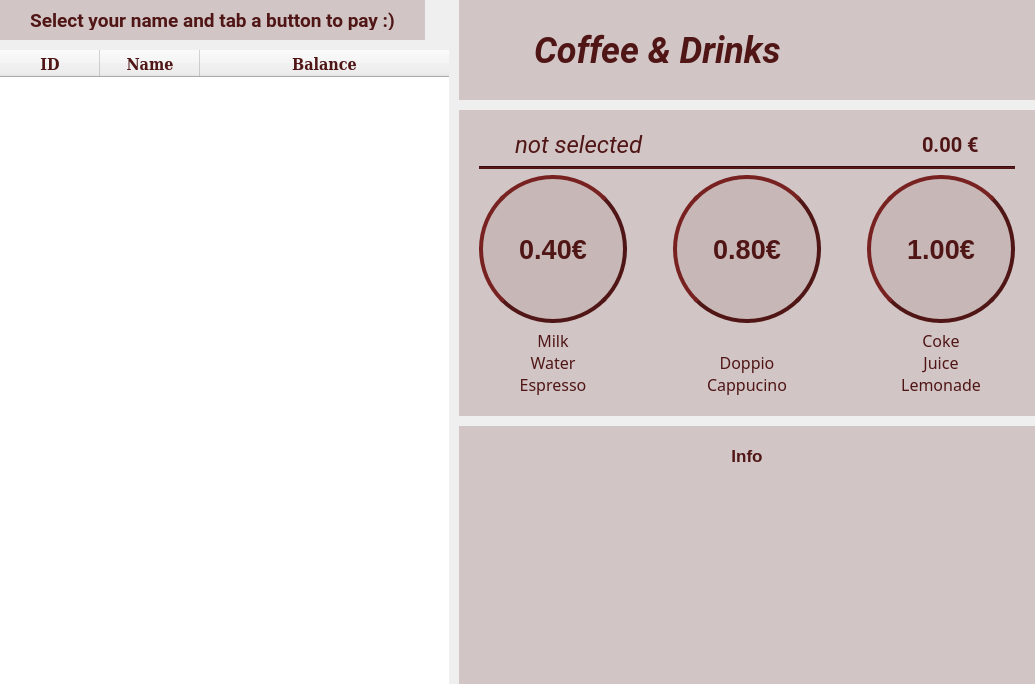
         <widget class="QWidget" name="home_page">
          <layout class="QGridLayout" name="gridLayout_2" rowstretch="0,0,0,0,0" columnstretch="0,0,0">
           <property name="leftMargin">
            <number>0</number>
           </property>
           <property name="topMargin">
            <number>0</number>
           </property>
           <property name="rightMargin">
            <number>0</number>
           </property>
           <property name="bottomMargin">
            <number>0</number>
           </property>
           <property name="spacing">
            <number>10</number>
           </property>
           <item row="0" column="0" rowspan="5">
            <layout class="QVBoxLayout" name="verticalLayout_13">
             <item>
              <layout class="QHBoxLayout" name="horizontalLayout_4">
               <property name="rightMargin">
                <number>24</number>
               </property>
               <item>
                <widget class="QLabel" name="label_7">
                 <property name="minimumSize">
                  <size>
                   <width>0</width>
                   <height>0</height>
                  </size>
                 </property>
                 <property name="maximumSize">
                  <size>
                   <width>16777215</width>
                   <height>40</height>
                  </size>
                 </property>
                 <property name="font">
                  <font>
                   <family>Roboto</family>
                   <pointsize>14</pointsize>
                   <bold>true</bold>
                  </font>
                 </property>
                 <property name="styleSheet">
                  <string notr="true">/*background-color: #6c9a8d;*/
background-color: rgba(200, 183, 183, 190);
/*color: #3f666d;*/
color: rgb(80, 22, 22);
padding: 10px 30px;</string>
                 </property>
                 <property name="text">
                  <string>Select your name and tab a button to pay :)</string>
                 </property>
                 <property name="alignment">
                  <set>Qt::AlignmentFlag::AlignCenter</set>
                 </property>
                </widget>
               </item>
              </layout>
             </item>
             <item>
              <widget class="QTableWidget" name="user_table">
               <property name="minimumSize">
                <size>
                 <width>400</width>
                 <height>50</height>
                </size>
               </property>
               <property name="font">
                <font>
                 <family>DejaVu Serif Condensed</family>
                 <pointsize>15</pointsize>
                </font>
               </property>
               <property name="cursor" stdset="0">
                <cursorShape>ArrowCursor</cursorShape>
               </property>
               <property name="autoFillBackground">
                <bool>false</bool>
               </property>
               <property name="styleSheet">
                <string notr="true">QTableWidget { 
	gridline-color: rgba(80, 22, 22, 0);
	min-height: 50px;
}

QTableWidget::item {
	color: rgb(80, 61, 61);
	background-color: rgba(200, 183, 183, 150);
}

QTableWidget::item:selected{
	background-color: rgb(182, 82, 93);
	selection-color: rgb(80, 22, 22);
}

QScrollBar:vertical {
	background-color: rgba(0,0,0,0);
	border: none;
	width: 24px;
	margin:  40px 0 0 0;
	border-radius: 0px;
}

QScrollBar::handle:vertical {
	background-color: rgb(200, 183, 183);
	border-radius: 9px;
	min-height: 30px;
	margin: 3px;
}

QScrollBar::handle:vertical:pressed {
	background-color: rgb(182, 82, 93);
}

QScrollBar::sub-line:vertical {
	background-color: none;
}

QScrollBar::add-line:vertical {
	background-color: none;
}</string>
               </property>
               <property name="frameShape">
                <enum>QFrame::Shape::NoFrame</enum>
               </property>
               <property name="verticalScrollBarPolicy">
                <enum>Qt::ScrollBarPolicy::ScrollBarAsNeeded</enum>
               </property>
               <property name="horizontalScrollBarPolicy">
                <enum>Qt::ScrollBarPolicy::ScrollBarAlwaysOff</enum>
               </property>
               <property name="editTriggers">
                <set>QAbstractItemView::EditTrigger::NoEditTriggers</set>
               </property>
               <property name="showDropIndicator" stdset="0">
                <bool>false</bool>
               </property>
               <property name="dragEnabled">
                <bool>false</bool>
               </property>
               <property name="dragDropOverwriteMode">
                <bool>false</bool>
               </property>
               <property name="alternatingRowColors">
                <bool>false</bool>
               </property>
               <property name="selectionMode">
                <enum>QAbstractItemView::SelectionMode::SingleSelection</enum>
               </property>
               <property name="selectionBehavior">
                <enum>QAbstractItemView::SelectionBehavior::SelectRows</enum>
               </property>
               <property name="textElideMode">
                <enum>Qt::TextElideMode::ElideLeft</enum>
               </property>
               <property name="verticalScrollMode">
                <enum>QAbstractItemView::ScrollMode::ScrollPerItem</enum>
               </property>
               <property name="horizontalScrollMode">
                <enum>QAbstractItemView::ScrollMode::ScrollPerItem</enum>
               </property>
               <property name="showGrid">
                <bool>true</bool>
               </property>
               <property name="gridStyle">
                <enum>Qt::PenStyle::SolidLine</enum>
               </property>
               <property name="sortingEnabled">
                <bool>true</bool>
               </property>
               <property name="wordWrap">
                <bool>true</bool>
               </property>
               <property name="cornerButtonEnabled">
                <bool>false</bool>
               </property>
               <property name="columnCount">
                <number>3</number>
               </property>
               <attribute name="horizontalHeaderShowSortIndicator" stdset="0">
                <bool>true</bool>
               </attribute>
               <attribute name="horizontalHeaderStretchLastSection">
                <bool>true</bool>
               </attribute>
               <attribute name="verticalHeaderVisible">
                <bool>false</bool>
               </attribute>
               <column>
                <property name="text">
                 <string>ID</string>
                </property>
                <property name="font">
                 <font>
                  <family>Garuda</family>
                  <pointsize>12</pointsize>
                  <bold>true</bold>
                 </font>
                </property>
                <property name="background">
                 <color>
                  <red>200</red>
                  <green>183</green>
                  <blue>183</blue>
                 </color>
                </property>
                <property name="foreground">
                 <brush brushstyle="SolidPattern">
                  <color alpha="255">
                   <red>80</red>
                   <green>22</green>
                   <blue>22</blue>
                  </color>
                 </brush>
                </property>
               </column>
               <column>
                <property name="text">
                 <string>Name</string>
                </property>
                <property name="font">
                 <font>
                  <family>Garuda</family>
                  <pointsize>12</pointsize>
                  <bold>true</bold>
                 </font>
                </property>
                <property name="background">
                 <color>
                  <red>200</red>
                  <green>183</green>
                  <blue>183</blue>
                 </color>
                </property>
                <property name="foreground">
                 <brush brushstyle="SolidPattern">
                  <color alpha="255">
                   <red>80</red>
                   <green>22</green>
                   <blue>22</blue>
                  </color>
                 </brush>
                </property>
               </column>
               <column>
                <property name="text">
                 <string>Balance</string>
                </property>
                <property name="font">
                 <font>
                  <family>Garuda</family>
                  <pointsize>12</pointsize>
                  <bold>true</bold>
                 </font>
                </property>
                <property name="background">
                 <color>
                  <red>200</red>
                  <green>183</green>
                  <blue>183</blue>
                 </color>
                </property>
                <property name="foreground">
                 <brush brushstyle="SolidPattern">
                  <color alpha="255">
                   <red>80</red>
                   <green>22</green>
                   <blue>22</blue>
                  </color>
                 </brush>
                </property>
               </column>
              </widget>
             </item>
            </layout>
           </item>
           <item row="0" column="2">
            <widget class="QFrame" name="title_frame">
             <property name="sizePolicy">
              <sizepolicy hsizetype="Minimum" vsizetype="Preferred">
               <horstretch>0</horstretch>
               <verstretch>0</verstretch>
              </sizepolicy>
             </property>
             <property name="minimumSize">
              <size>
               <width>210</width>
               <height>100</height>
              </size>
             </property>
             <property name="maximumSize">
              <size>
               <width>16777215</width>
               <height>100</height>
              </size>
             </property>
             <property name="styleSheet">
              <string notr="true">#title_frame {
	background-color: rgba(200, 183, 183, 190);
}</string>
             </property>
             <property name="frameShape">
              <enum>QFrame::Shape::NoFrame</enum>
             </property>
             <layout class="QHBoxLayout" name="horizontalLayout_14">
              <property name="spacing">
               <number>10</number>
              </property>
              <property name="leftMargin">
               <number>15</number>
              </property>
              <property name="topMargin">
               <number>15</number>
              </property>
              <property name="rightMargin">
               <number>15</number>
              </property>
              <property name="bottomMargin">
               <number>15</number>
              </property>
              <item>
               <widget class="QLabel" name="logo">
                <property name="minimumSize">
                 <size>
                  <width>50</width>
                  <height>0</height>
                 </size>
                </property>
                <property name="text">
                 <string/>
                </property>
               </widget>
              </item>
              <item>
               <widget class="QLabel" name="label_10">
                <property name="sizePolicy">
                 <sizepolicy hsizetype="Expanding" vsizetype="Preferred">
                  <horstretch>0</horstretch>
                  <verstretch>0</verstretch>
                 </sizepolicy>
                </property>
                <property name="minimumSize">
                 <size>
                  <width>200</width>
                  <height>0</height>
                 </size>
                </property>
                <property name="font">
                 <font>
                  <family>Roboto</family>
                  <pointsize>27</pointsize>
                  <italic>true</italic>
                  <bold>true</bold>
                 </font>
                </property>
                <property name="styleSheet">
                 <string notr="true">QLabel {
		color: rgb(80, 22, 22);
}</string>
                </property>
                <property name="text">
                 <string>Coffee &amp; Drinks</string>
                </property>
               </widget>
              </item>
              <item>
               <widget class="QLabel" name="gif_label">
                <property name="minimumSize">
                 <size>
                  <width>70</width>
                  <height>0</height>
                 </size>
                </property>
                <property name="text">
                 <string/>
                </property>
               </widget>
              </item>
             </layout>
            </widget>
           </item>
           <item row="1" column="2" rowspan="3">
            <widget class="QWidget" name="button_widget" native="true">
             <property name="styleSheet">
              <string notr="true">#button_widget {
	background-color: rgba(200, 183, 183, 190);
	
}

QLabel {
	color: rgb(80, 22, 22);
}</string>
             </property>
             <layout class="QVBoxLayout" name="verticalLayout_9">
              <property name="leftMargin">
               <number>20</number>
              </property>
              <property name="topMargin">
               <number>20</number>
              </property>
              <property name="rightMargin">
               <number>20</number>
              </property>
              <property name="bottomMargin">
               <number>20</number>
              </property>
              <item>
               <layout class="QHBoxLayout" name="horizontalLayout_3">
                <item>
                 <widget class="QLabel" name="label_6">
                  <property name="sizePolicy">
                   <sizepolicy hsizetype="Fixed" vsizetype="Fixed">
                    <horstretch>0</horstretch>
                    <verstretch>0</verstretch>
                   </sizepolicy>
                  </property>
                  <property name="minimumSize">
                   <size>
                    <width>30</width>
                    <height>30</height>
                   </size>
                  </property>
                  <property name="maximumSize">
                   <size>
                    <width>30</width>
                    <height>30</height>
                   </size>
                  </property>
                  <property name="text">
                   <string/>
                  </property>
                  <property name="pixmap">
                   <pixmap>icons/icon_user_dark.svg</pixmap>
                  </property>
                  <property name="scaledContents">
                   <bool>true</bool>
                  </property>
                 </widget>
                </item>
                <item>
                 <widget class="QLabel" name="user_label">
                  <property name="font">
                   <font>
                    <family>Roboto</family>
                    <pointsize>18</pointsize>
                    <italic>true</italic>
                    <bold>false</bold>
                   </font>
                  </property>
                  <property name="styleSheet">
                   <string notr="true"/>
                  </property>
                  <property name="frameShape">
                   <enum>QFrame::Shape::NoFrame</enum>
                  </property>
                  <property name="text">
                   <string>&lt;html&gt;&lt;head/&gt;&lt;body&gt;&lt;p&gt;not selected&lt;/p&gt;&lt;/body&gt;&lt;/html&gt;</string>
                  </property>
                 </widget>
                </item>
                <item>
                 <spacer name="horizontalSpacer">
                  <property name="orientation">
                   <enum>Qt::Orientation::Horizontal</enum>
                  </property>
                  <property name="sizeHint" stdset="0">
                   <size>
                    <width>40</width>
                    <height>20</height>
                   </size>
                  </property>
                 </spacer>
                </item>
                <item>
                 <widget class="QLabel" name="label_8">
                  <property name="minimumSize">
                   <size>
                    <width>30</width>
                    <height>30</height>
                   </size>
                  </property>
                  <property name="maximumSize">
                   <size>
                    <width>30</width>
                    <height>30</height>
                   </size>
                  </property>
                  <property name="text">
                   <string/>
                  </property>
                  <property name="pixmap">
                   <pixmap>icons/icon_bill_dark.svg</pixmap>
                  </property>
                  <property name="scaledContents">
                   <bool>true</bool>
                  </property>
                 </widget>
                </item>
                <item>
                 <widget class="QLabel" name="user_balance">
                  <property name="font">
                   <font>
                    <family>Roboto</family>
                    <pointsize>15</pointsize>
                    <bold>true</bold>
                   </font>
                  </property>
                  <property name="styleSheet">
                   <string notr="true">color: rgb(80, 22, 22);</string>
                  </property>
                  <property name="text">
                   <string>0.00 €</string>
                  </property>
                 </widget>
                </item>
                <item>
                 <widget class="QLabel" name="rating_label">
                  <property name="minimumSize">
                   <size>
                    <width>30</width>
                    <height>0</height>
                   </size>
                  </property>
                  <property name="maximumSize">
                   <size>
                    <width>30</width>
                    <height>16777215</height>
                   </size>
                  </property>
                  <property name="font">
                   <font>
                    <family>Noto Emoji</family>
                    <pointsize>18</pointsize>
                    <bold>false</bold>
                   </font>
                  </property>
                  <property name="styleSheet">
                   <string notr="true"/>
                  </property>
                  <property name="text">
                   <string/>
                  </property>
                 </widget>
                </item>
               </layout>
              </item>
              <item>
               <widget class="Line" name="line">
                <property name="styleSheet">
                 <string notr="true">background-color: rgb(80, 22, 22);</string>
                </property>
                <property name="orientation">
                 <enum>Qt::Orientation::Horizontal</enum>
                </property>
               </widget>
              </item>
              <item>
               <layout class="QHBoxLayout" name="horizontalLayout_8">
                <item>
                 <layout class="QVBoxLayout" name="verticalLayout_6">
                  <item>
                   <widget class="QPushButton" name="cat_1_button">
                    <property name="minimumSize">
                     <size>
                      <width>148</width>
                      <height>148</height>
                     </size>
                    </property>
                    <property name="font">
                     <font>
                      <pointsize>20</pointsize>
                      <bold>true</bold>
                     </font>
                    </property>
                    <property name="cursor">
                     <cursorShape>PointingHandCursor</cursorShape>
                    </property>
                    <property name="styleSheet">
                     <string notr="true">QPushButton {
	
	background-color: rgb(200, 183, 183);
	color: rgb(80, 22, 22);
	min-width: 140px;
	min-height: 140px;
	border: 4px solid rgb(80, 22, 22);
	border-radius: 74%;
	border-style: outset;
	padding: 0px;
}

QPushButton:pressed{
background-color: #4e4637;
color: #e8d5b5;
}</string>
                    </property>
                    <property name="text">
                     <string>0.40€</string>
                    </property>
                   </widget>
                  </item>
                  <item>
                   <widget class="QLabel" name="cat_1_item_label">
                    <property name="font">
                     <font>
                      <family>Roboto SemiCondensed SemiBold</family>
                      <pointsize>12</pointsize>
                      <bold>false</bold>
                     </font>
                    </property>
                    <property name="text">
                     <string>Milk
Water
Espresso</string>
                    </property>
                    <property name="alignment">
                     <set>Qt::AlignmentFlag::AlignBottom|Qt::AlignmentFlag::AlignHCenter</set>
                    </property>
                   </widget>
                  </item>
                 </layout>
                </item>
                <item>
                 <spacer name="horizontalSpacer_2">
                  <property name="orientation">
                   <enum>Qt::Orientation::Horizontal</enum>
                  </property>
                  <property name="sizeHint" stdset="0">
                   <size>
                    <width>40</width>
                    <height>20</height>
                   </size>
                  </property>
                 </spacer>
                </item>
                <item>
                 <layout class="QVBoxLayout" name="verticalLayout_7">
                  <item>
                   <widget class="QPushButton" name="cat_2_button">
                    <property name="font">
                     <font>
                      <pointsize>20</pointsize>
                      <bold>true</bold>
                     </font>
                    </property>
                    <property name="cursor">
                     <cursorShape>PointingHandCursor</cursorShape>
                    </property>
                    <property name="styleSheet">
                     <string notr="true">QPushButton {
	
	background-color: rgb(200, 183, 183);
	color: rgb(80, 22, 22);
	min-width: 140px;
	min-height: 140px;
	border: 4px solid rgb(80, 22, 22);
	border-radius: 74%;
	border-style: outset;
	padding: 0px;
}

QPushButton:pressed{
background-color: #4e4637;
color: #e8d5b5;
}</string>
                    </property>
                    <property name="text">
                     <string>0.80€</string>
                    </property>
                   </widget>
                  </item>
                  <item>
                   <widget class="QLabel" name="cat_2_item_label">
                    <property name="font">
                     <font>
                      <family>Roboto SemiCondensed SemiBold</family>
                      <pointsize>12</pointsize>
                     </font>
                    </property>
                    <property name="text">
                     <string>Doppio
Cappucino</string>
                    </property>
                    <property name="alignment">
                     <set>Qt::AlignmentFlag::AlignBottom|Qt::AlignmentFlag::AlignHCenter</set>
                    </property>
                   </widget>
                  </item>
                 </layout>
                </item>
                <item>
                 <spacer name="horizontalSpacer_3">
                  <property name="orientation">
                   <enum>Qt::Orientation::Horizontal</enum>
                  </property>
                  <property name="sizeHint" stdset="0">
                   <size>
                    <width>40</width>
                    <height>20</height>
                   </size>
                  </property>
                 </spacer>
                </item>
                <item>
                 <layout class="QVBoxLayout" name="verticalLayout_8">
                  <item>
                   <widget class="QPushButton" name="cat_3_button">
                    <property name="font">
                     <font>
                      <pointsize>20</pointsize>
                      <bold>true</bold>
                     </font>
                    </property>
                    <property name="cursor">
                     <cursorShape>PointingHandCursor</cursorShape>
                    </property>
                    <property name="styleSheet">
                     <string notr="true">QPushButton {
	
	background-color: rgb(200, 183, 183);
	color: rgb(80, 22, 22);
	min-width: 140px;
	min-height: 140px;
	border: 4px solid rgb(80, 22, 22);
	border-radius: 74%;
	border-style: outset;
	padding: 0px;
}

QPushButton:pressed{
background-color: #4e4637;
color: #e8d5b5;
}</string>
                    </property>
                    <property name="text">
                     <string>1.00€</string>
                    </property>
                   </widget>
                  </item>
                  <item>
                   <widget class="QLabel" name="cat_3_item_label">
                    <property name="font">
                     <font>
                      <family>Roboto SemiCondensed SemiBold</family>
                      <pointsize>12</pointsize>
                     </font>
                    </property>
                    <property name="text">
                     <string>Coke
Juice
Lemonade</string>
                    </property>
                    <property name="alignment">
                     <set>Qt::AlignmentFlag::AlignBottom|Qt::AlignmentFlag::AlignHCenter</set>
                    </property>
                   </widget>
                  </item>
                 </layout>
                </item>
               </layout>
              </item>
             </layout>
            </widget>
           </item>
           <item row="4" column="2">
            <widget class="QWidget" name="info_widget" native="true">
             <property name="sizePolicy">
              <sizepolicy hsizetype="Preferred" vsizetype="Preferred">
               <horstretch>0</horstretch>
               <verstretch>0</verstretch>
              </sizepolicy>
             </property>
             <property name="styleSheet">
              <string notr="true">#info_widget {
	background-color: rgba(200, 183, 183, 190);
	
}</string>
             </property>
             <layout class="QVBoxLayout" name="verticalLayout_12">
              <property name="leftMargin">
               <number>20</number>
              </property>
              <property name="topMargin">
               <number>20</number>
              </property>
              <property name="rightMargin">
               <number>20</number>
              </property>
              <property name="bottomMargin">
               <number>20</number>
              </property>
              <item>
               <widget class="QLabel" name="info_label">
                <property name="font">
                 <font>
                  <pointsize>13</pointsize>
                  <bold>true</bold>
                 </font>
                </property>
                <property name="styleSheet">
                 <string notr="true">QLabel {
	
	color: rgb(80, 22, 22);
}</string>
                </property>
                <property name="text">
                 <string>Info</string>
                </property>
                <property name="alignment">
                 <set>Qt::AlignmentFlag::AlignCenter</set>
                </property>
               </widget>
              </item>
              <item>
               <widget class="QTextBrowser" name="info_field">
                <property name="sizePolicy">
                 <sizepolicy hsizetype="Expanding" vsizetype="Preferred">
                  <horstretch>0</horstretch>
                  <verstretch>0</verstretch>
                 </sizepolicy>
                </property>
                <property name="minimumSize">
                 <size>
                  <width>0</width>
                  <height>100</height>
                 </size>
                </property>
                <property name="maximumSize">
                 <size>
                  <width>16777215</width>
                  <height>16777215</height>
                 </size>
                </property>
                <property name="font">
                 <font>
                  <family>Roboto</family>
                  <pointsize>12</pointsize>
                  <bold>false</bold>
                 </font>
                </property>
                <property name="styleSheet">
                 <string notr="true">QTextBrowser {
	background-color: rgba(0,0,0,0);
	border: none;
	color: rgb(80, 61, 61);
	padding: 15px;
}</string>
                </property>
                <property name="html">
                 <string>&lt;!DOCTYPE HTML PUBLIC &quot;-//W3C//DTD HTML 4.0//EN&quot; &quot;http://www.w3.org/TR/REC-html40/strict.dtd&quot;&gt;
&lt;html&gt;&lt;head&gt;&lt;meta name=&quot;qrichtext&quot; content=&quot;1&quot; /&gt;&lt;meta charset=&quot;utf-8&quot; /&gt;&lt;style type=&quot;text/css&quot;&gt;
p, li { white-space: pre-wrap; }
hr { height: 1px; border-width: 0; }
li.unchecked::marker { content: &quot;\2610&quot;; }
li.checked::marker { content: &quot;\2612&quot;; }
&lt;/style&gt;&lt;/head&gt;&lt;body style=&quot; font-family:'Roboto'; font-size:12pt; font-weight:400; font-style:normal;&quot;&gt;
&lt;p style=&quot;-qt-paragraph-type:empty; margin-top:0px; margin-bottom:0px; margin-left:0px; margin-right:0px; -qt-block-indent:0; text-indent:0px; font-weight:700;&quot;&gt;&lt;br /&gt;&lt;/p&gt;&lt;/body&gt;&lt;/html&gt;</string>
                </property>
               </widget>
              </item>
             </layout>
            </widget>
           </item>
          </layout>
         </widget>
